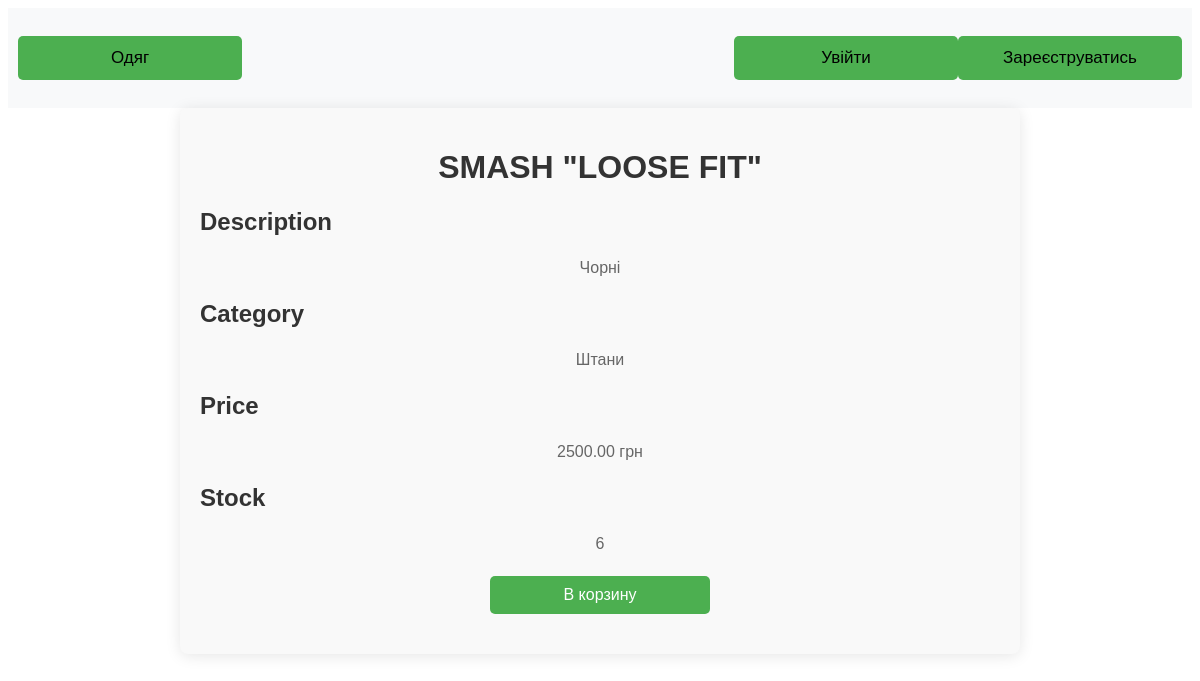
Page /clothing/7/ on the committed database.
### core/models.py (models this page shows, shortened)
class Clothing(models.Model):
    name = models.CharField(max_length=255)
    description = models.TextField()
    category = models.CharField(max_length=100)
    price = models.DecimalField(max_digits=10, decimal_places=2)
    stock = models.IntegerField(default=0)

### core/views.py (the view)
# urls.py: path('clothing/<int:pk>/', views.clothing_detail, name='clothing_detail'),
def clothing_detail(request, pk):
    clothing = get_object_or_404(Clothing, pk=pk)
    return render(request, 'core/clothing_detail.html', {'clothing': clothing})

### core/templates/core/clothing_detail.html (shortened to what this page needs)
{% extends "base.html" %}
{% block content %}
<div class="container">
    <h1>{{ clothing.name }}</h1>
    <div class="details">
        <h2>Description</h2>
        <p>{{ clothing.description }}</p>
        <h2>Category</h2>
        <p>{{ clothing.category }}</p>
        <h2>Price</h2>
        <p>{{ clothing.price }} грн</p>
        <h2>Stock</h2>
        <p>{{ clothing.stock }}</p>
    </div>
    {% if clothing.stock > 0 %}
        <a href="{% url 'add_to_cart' clothing.id %}">В корзину</a>
    {% else %}
        <p class="out-of-stock">Out of stock</p>
    {% endif %}
</div>
{% endblock %}

### core/templates/base.html (style rules this page uses)
body { font-family: Arial, sans-serif; }

### core/templates/core/clothing_detail.html (style rules this page uses)
.container { max-width: 800px; margin: auto; padding: 20px; background: #f9f9f9; border-radius: 8px; box-shadow: 0 2px 15px rgba(0,0,0,0.1); }
h1 { color: #333; text-align: center; }
.details h2 { margin-top: 20px; color: #333; }
.details p { font-size: 16px; color: #666; line-height: 1.5; }
a { display: block; width: 200px; padding: 10px; margin: 20px auto; background-color: #4CAF50; color: white; text-align: center; text-decoration: none; border-radius: 5px; }
p { text-align: center; color: #666; }

### rows in the picture
Clothing: name "SMASH \"LOOSE FIT\"", description "Чорні", category "Штани", price "2500.00", stock "6"
